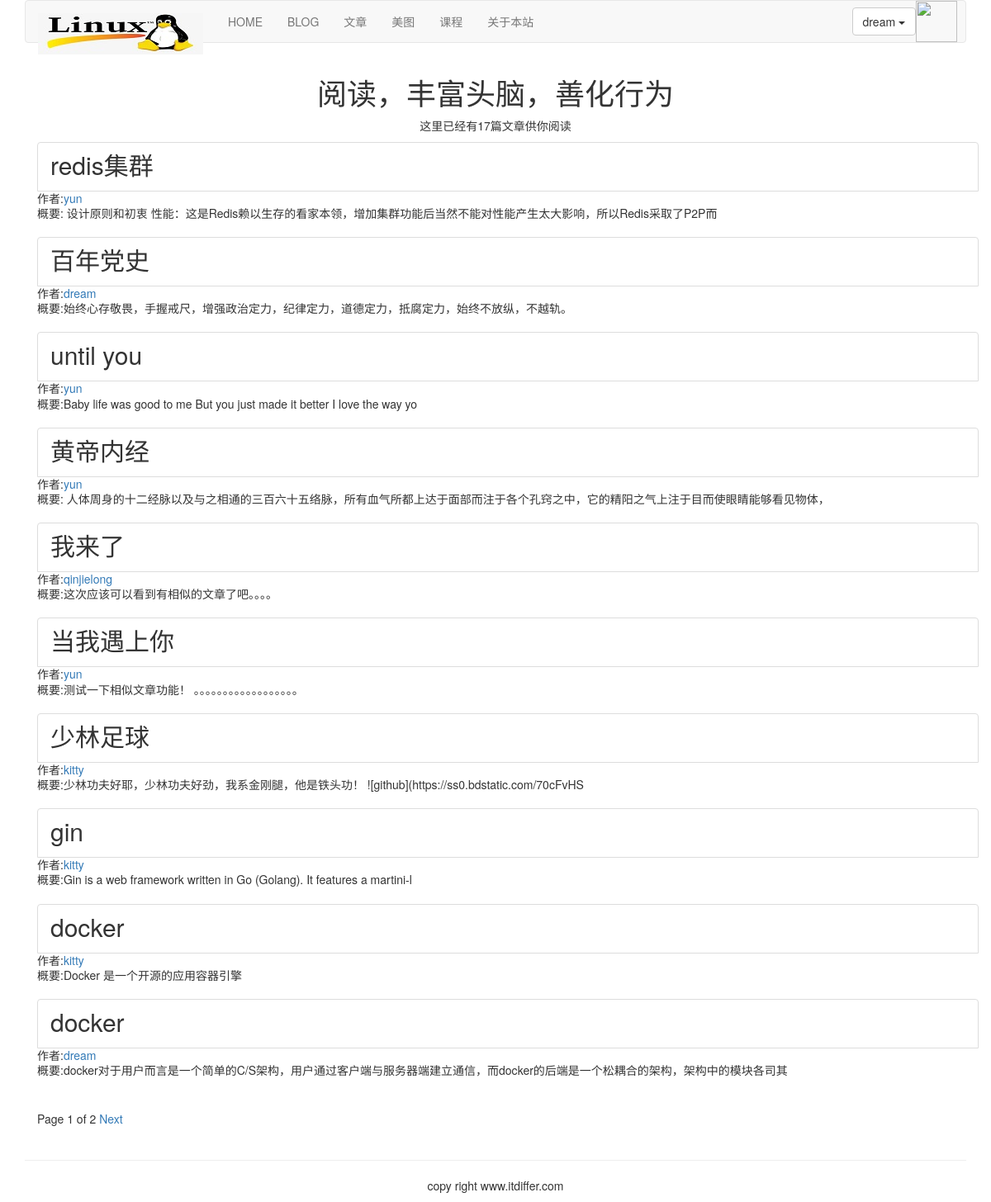
Before: /article/list-article-titles/ (signed in) with the older database file.
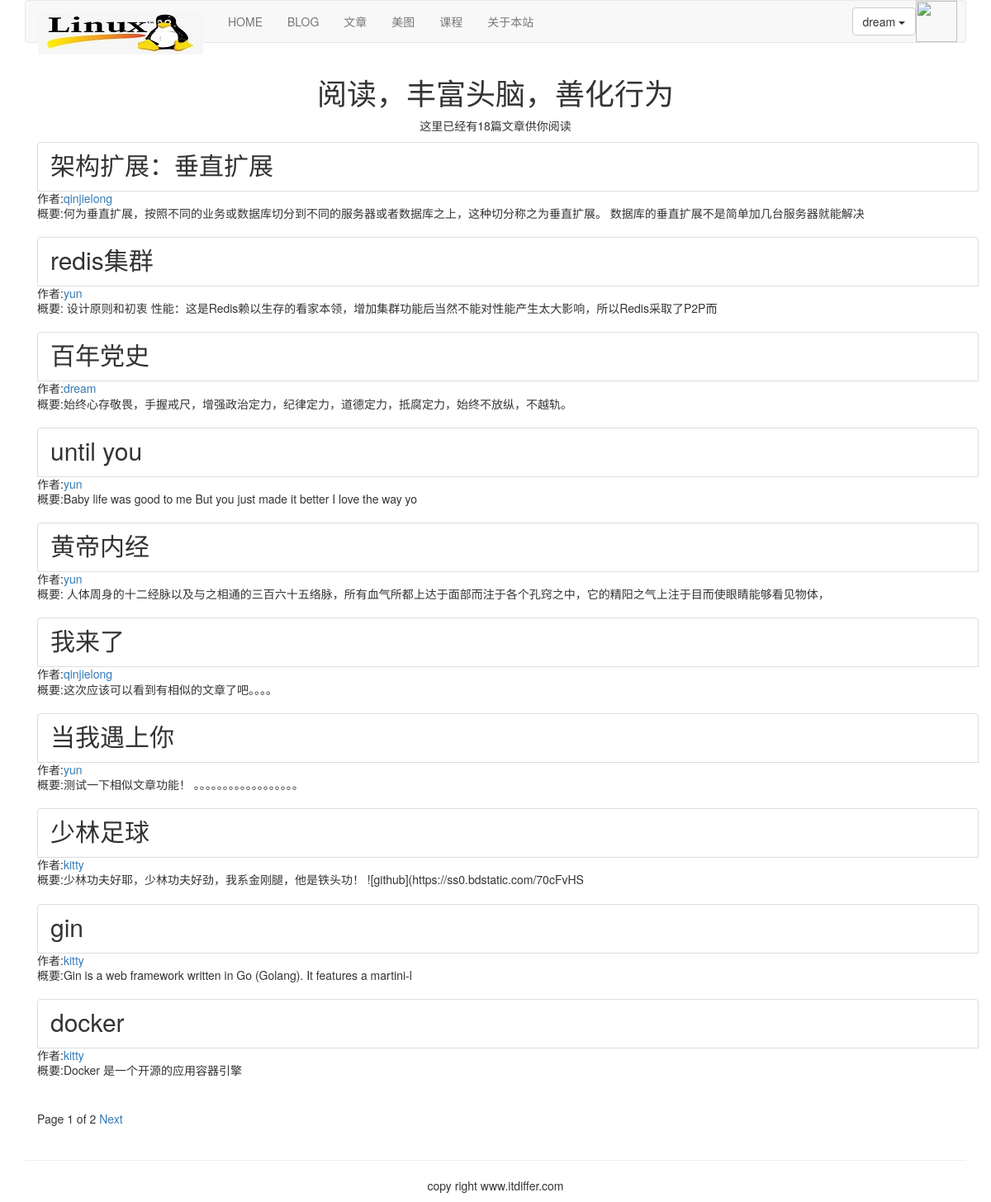
After: the same page with the newer database file.
### article/models.py (models this page shows, shortened)
class ArticlePost(models.Model):
    author = models.ForeignKey(User, on_delete=models.CASCADE, related_name="article")
    title = models.CharField(max_length=200)
    slug = models.SlugField(max_length=500)
    column = models.ForeignKey(ArticleColumn, on_delete=models.CASCADE,related_name="article_column")
    body = models.TextField()
    created = models.DateTimeField(default=timezone.now)
    updated = models.DateTimeField(auto_now=True)
    users_like = models.ManyToManyField(User, related_name="articles_like", blank=True)
    users_unlike = models.ManyToManyField(User, related_name="articles_unlike", blank=True)
    article_tag = models.ManyToManyField(ArticleTag, related_name='article_tag', blank=True)
    class Meta:
        ordering = ("-updated",)
        index_together = (('id', 'slug'),)
    def get_url_path(self):
        return reverse("article:article_content", args=[self.id, self.slug])

### article/list_views.py (the view)
# urls.py: path('list-article-titles/', list_views.article_titles, name="article_titles"),
def article_titles(request, username=None):
    if username:
        user = User.objects.get(username=username)
        articles_title = ArticlePost.objects.filter(author=user)
        try:
            userinfo = user.userinfo
        except:
            userinfo = None
    else:
        articles_title = ArticlePost.objects.all()
    paginator = Paginator(articles_title, 10)
    page = request.GET.get('page')
    try:
        current_page = paginator.page(page)
        articles = current_page.object_list
    except PageNotAnInteger:
        current_page = paginator.page(1)
        articles = current_page.object_list
    except EmptyPage:
        current_page = paginator.page(paginator.num_pages)
        articles = current_page.object_list
    if username:
        return render(request, "article/list/author_articles.html", {"articles":articles, "page":current_page, "userinfo":userinfo, "user":user})
    return render(request, "article/list/article_titles.html", {"articles":articles, "page": current_page})

### article/templatetags/article_tags.py (called while the page is built)
@register.simple_tag
def total_articles():
    return ArticlePost.objects.count()

### home/context_processors.py (called while the page is built)
def add_userinfo_to_context(request):
    if request.user.is_authenticated:
      try:
        userinfo = UserInfo.objects.get(user=request.user)
        if hasattr(request.user, 'userinfo'):
          return {"user":request.user, "userinfo":userinfo}
      except:
        return {"user":request.user}
    else:
      return {"user":request.user}

### templates/article/list/article_titles.html (shortened to what this page needs)
{% extends "base.html" %}
{% load article_tags %}
{% block content %}
<div class="row text-center vertical-middle-sm">
    <h1>阅读，丰富头脑，善化行为</h1>
    <p>这里已经有{% total_articles %}篇文章供你阅读</p>
</div>
<div class="container">
    {% for article in articles %}
    <div class="list-group">
        <a href="{{article.get_url_path}}" class="list-group-item">
            <h2 class="list-group-item-heading">{{article.title}}</h2>
        </a>
        <p class="list-group-item-text">作者:<a href="{% url 'article:author_articles' article.author.username %}">{{article.author.username}}</a></p>
        <p class="list-group-item-text" style="overflow:hidden;white-space:nowrap;text-overflow:ellipsis;display:-webkit-box;-webkit-line-clamp:1;">概要:{{article.body|slice:'70'}}</p>
    </div>
    {% endfor %}
{% include "paginator.html" %}
</div>
{% endblock %}

Changed rows visible on the page:
no longer on this page (row unchanged): ArticlePost: title "docker", author.username "dream", body "docker对于用户而言是一个简单的C/S架构，用户通过客户端与服务器端建立通信，而docker的后端是一个松耦合的架构，架构中的模块各司其"
added ArticlePost: title "架构扩展：垂直扩展", author.username "qinjielong", body "何为垂直扩展，按照不同的业务或数据库切分到不同的服务器或者数据库之上，这种切分称之为垂直扩展。 数据库的垂直扩展不是简单加几台服务器就能解决"
Other visible differences:
text no longer shown: "17"
text now shown: "18"
